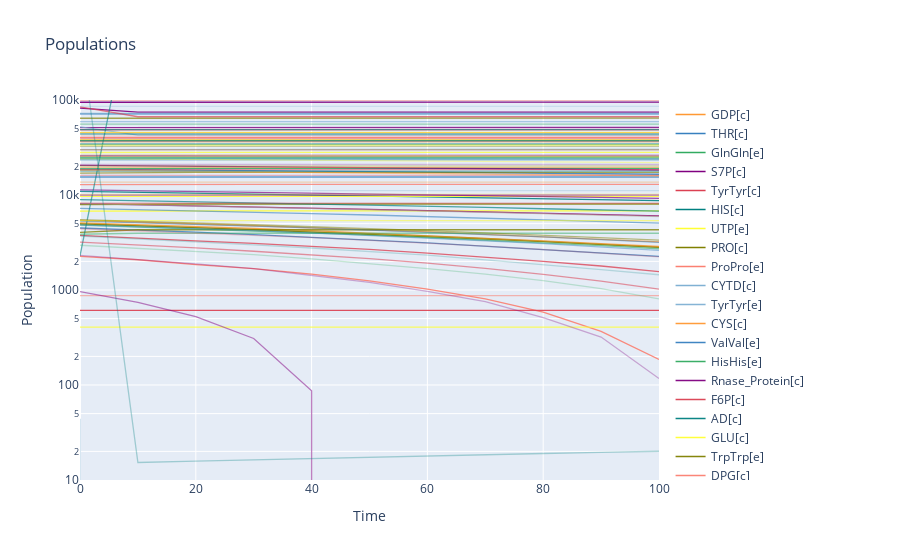

This figure's notebook cell:
### Code cell
pops.iplot(layout=dict(xaxis=dict(title='Time'),
                       yaxis=dict(type='log',
                                  title='Population',
                                  range=[1, 5]),
                       title='Populations'))
